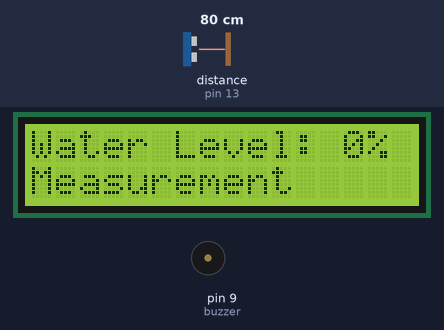
The sketch below on a simulated Arduino Uno, built with avr-gcc and run on an emulated ATmega328P. Parts: 16×2 character LCD, buzzer (waves = sounding, pin HIGH). Inputs (shaded band) come from the test bench; at power-on: distance to the obstacle (sensor on pin 13) 80 cm. The echo pulse lasts 58.3 µs per cm; what the sketch prints to the serial monitor is not drawn.

Above: at 3.2 s.
3.3 s: distance to the obstacle (sensor on pin 13) set to 4 cm
At 4.7 s:
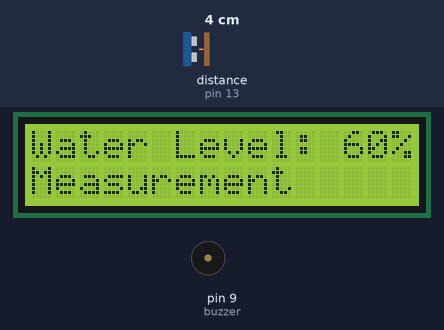
5.1 s: distance to the obstacle (sensor on pin 13) set to 2 cm
At 7.1 s:
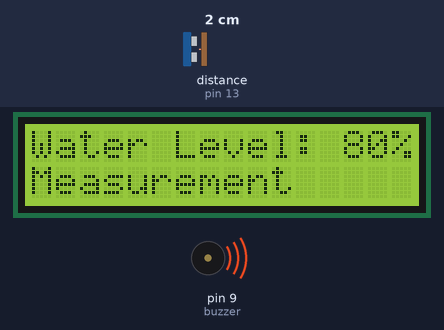
7.6 s: distance to the obstacle (sensor on pin 13) set to 9 cm
At 11.9 s:
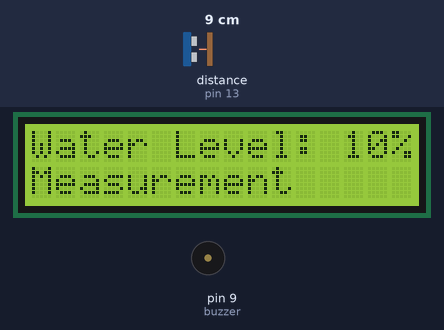
Timing chart, 0 to 13.4 s (numbered marks = the images above; inputs shaded):
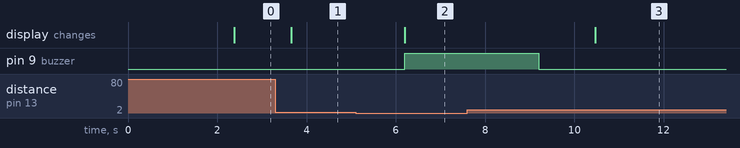

Measured:
- the behaviour switches between 3 and 2 cm on distance to the obstacle (sensor on pin 13) (found by bisection; images 1 and 2)
- after the input at 3.3 s, the display: changes after 0.35 s (image 1)
- after the input at 5.1 s, pin 9 (buzzer): LOW → HIGH after 1.1 s; the display: changes after 1.1 s (image 2)
- after the input at 7.6 s, pin 9 (buzzer): goes on until 9.2 s, then stays LOW; the display: changes after 2.9 s (image 3)

The sketch:

water_level.ino
```cpp
#include <Wire.h>
#include <LiquidCrystal_I2C.h>
#include <NewPing.h>

// Ultrasonic sensor pins
#define trigPin 12
#define echoPin 13

// Buzzer pin
#define buzzer 9

// Tank height (cm)
const int maxTankDepth = 10;

// Buzzer alert level
const int buzzerThreshold = 80;

// LCD setup
LiquidCrystal_I2C lcd(0x27,16,2);

// Ultrasonic setup
NewPing sonar(trigPin, echoPin, 200);

void setup()
{
  lcd.begin();
  lcd.backlight();

  lcd.setCursor(0,0);
  lcd.print("Water Level");

  lcd.setCursor(0,1);
  lcd.print("Measurement");

  delay(2000);

  pinMode(buzzer, OUTPUT);
  digitalWrite(buzzer, LOW);

  Serial.begin(9600);
}

void loop()
{
  int total = 0;

  // Take 5 readings for stability
  for(int i=0;i<5;i++)
  {
    total += sonar.ping_cm();
    delay(50);
  }

  int distance = total / 5;

  // If sensor returns 0
  if(distance == 0)
  {
    distance = maxTankDepth;
  }

  // Calculate water level %
  int waterLevel = ((maxTankDepth - distance) * 100) / maxTankDepth;
  waterLevel = constrain(waterLevel,0,100);

  // Serial Monitor output
  Serial.print("Distance: ");
  Serial.print(distance);
  Serial.print(" cm  Water Level: ");
  Serial.print(waterLevel);
  Serial.println(" %");

  // LCD display
  lcd.setCursor(0,0);
  lcd.print("Water Level: ");
  lcd.print(waterLevel);
  lcd.print("%   ");

  // Buzzer alert
  if(waterLevel >= buzzerThreshold)
  {
    digitalWrite(buzzer,HIGH);
    delay(3000);
    digitalWrite(buzzer,LOW);
  }

  delay(1000);
}
```
